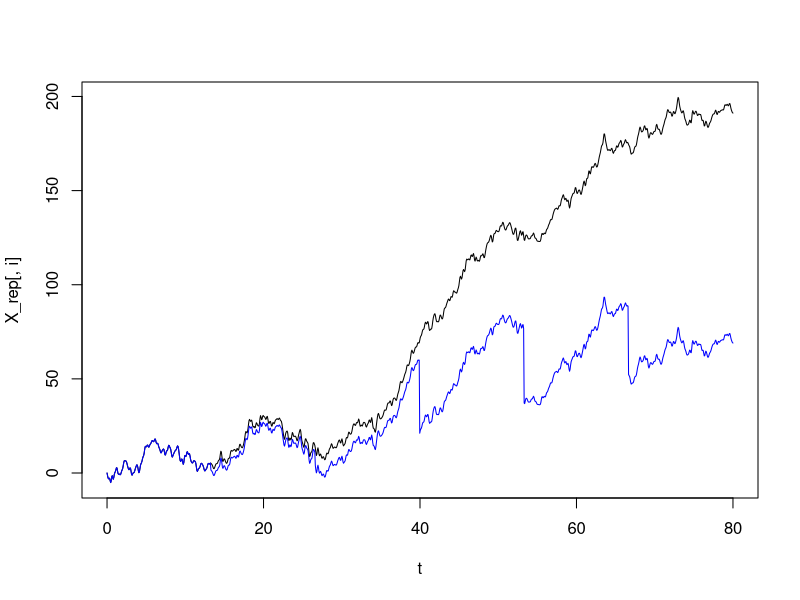
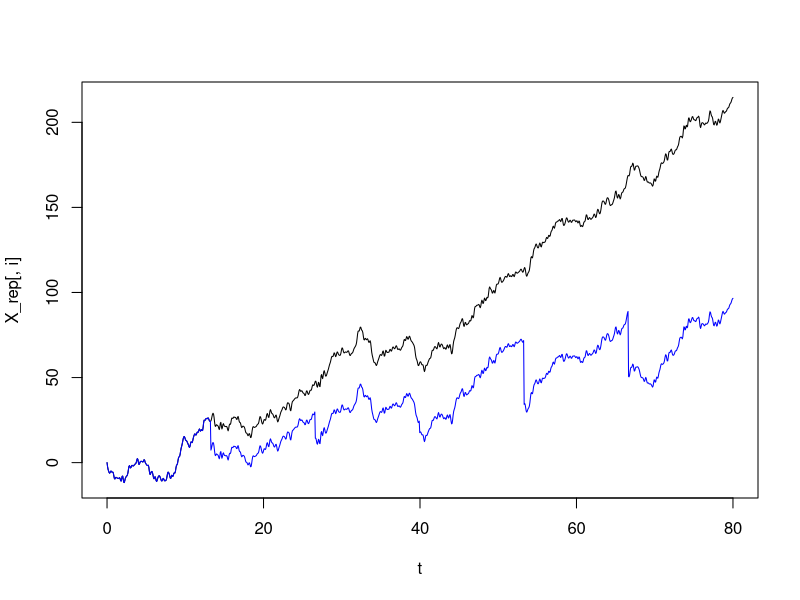
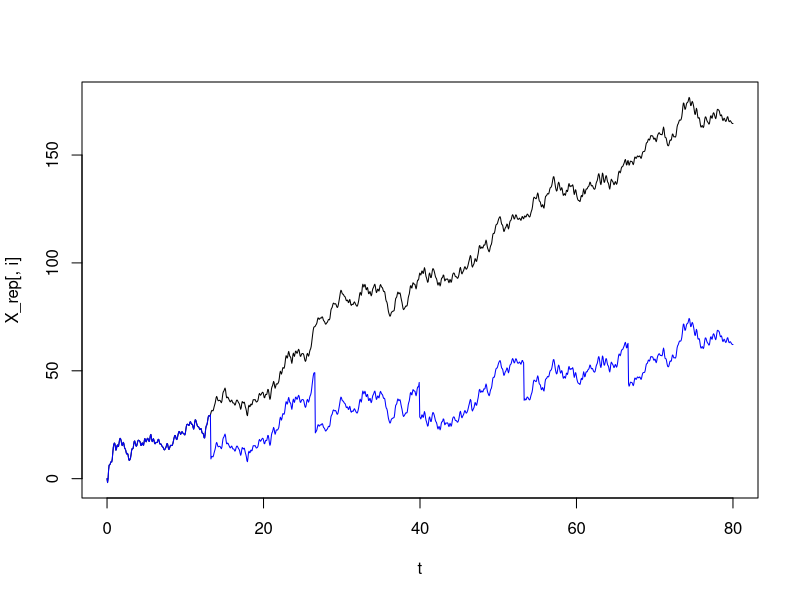
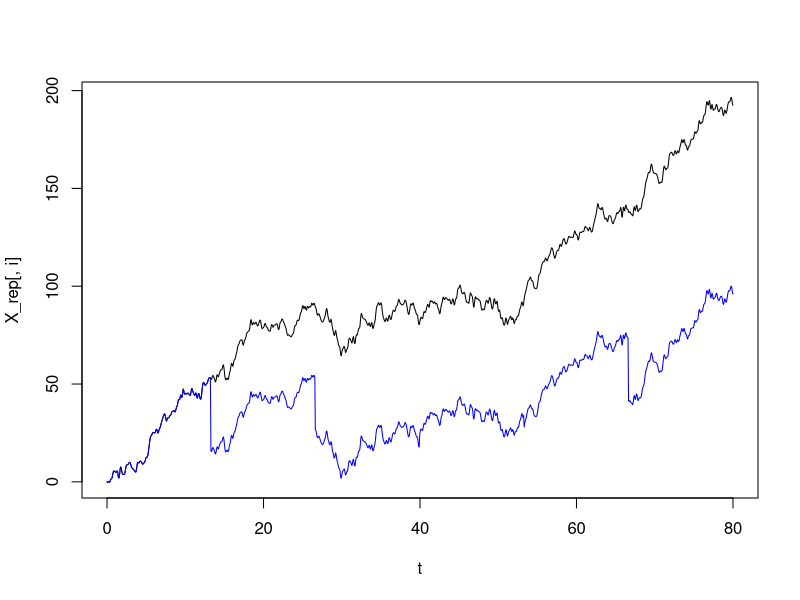
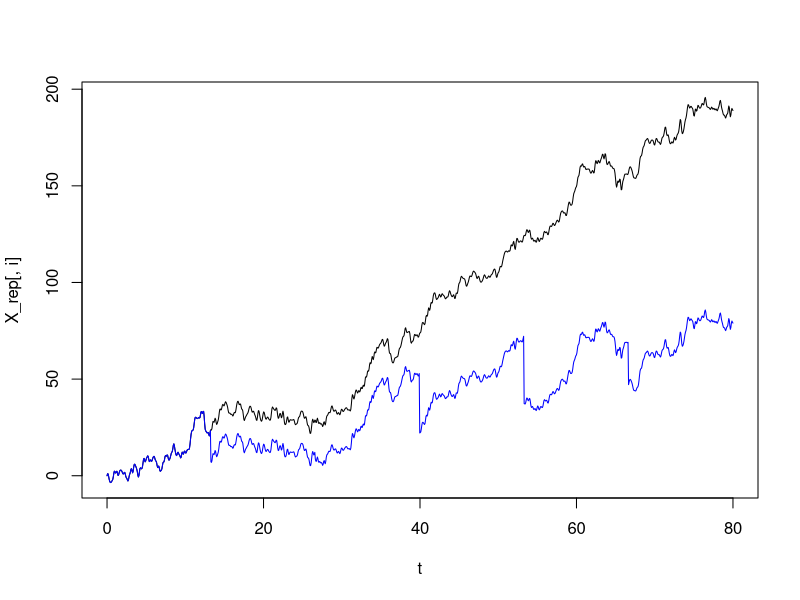
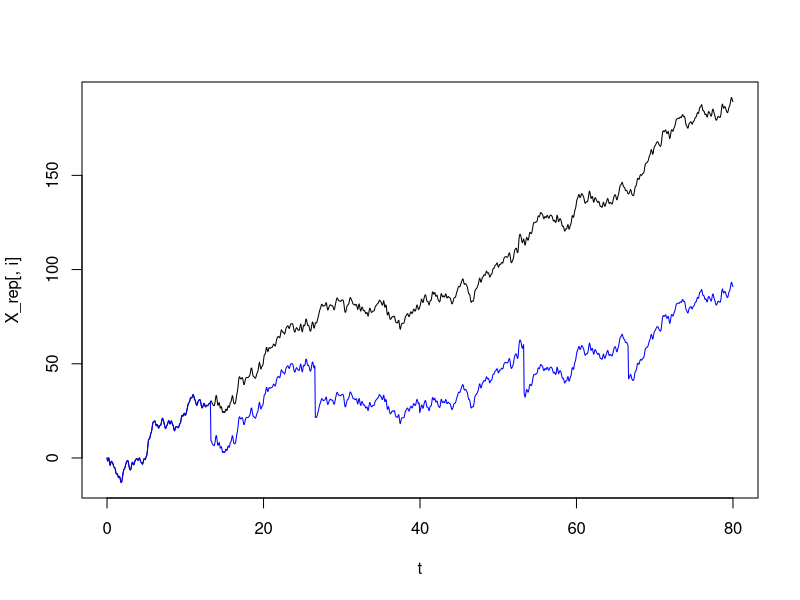
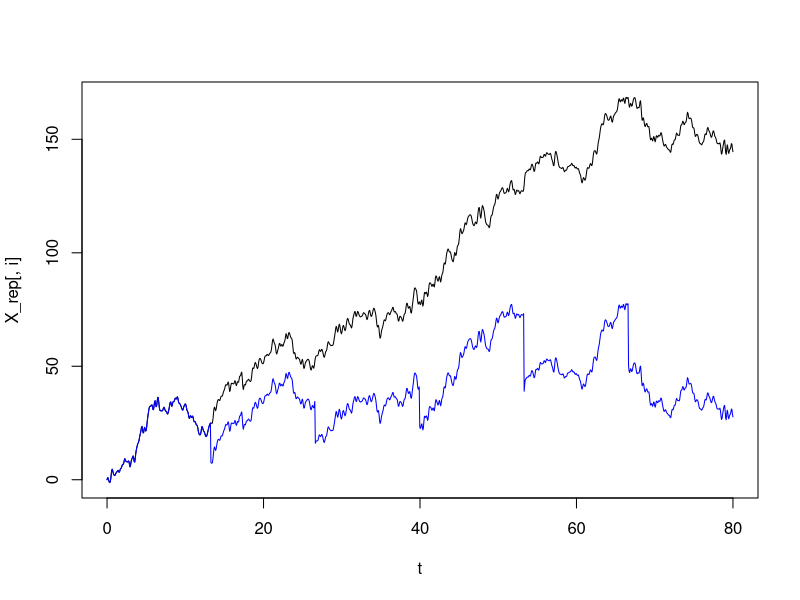
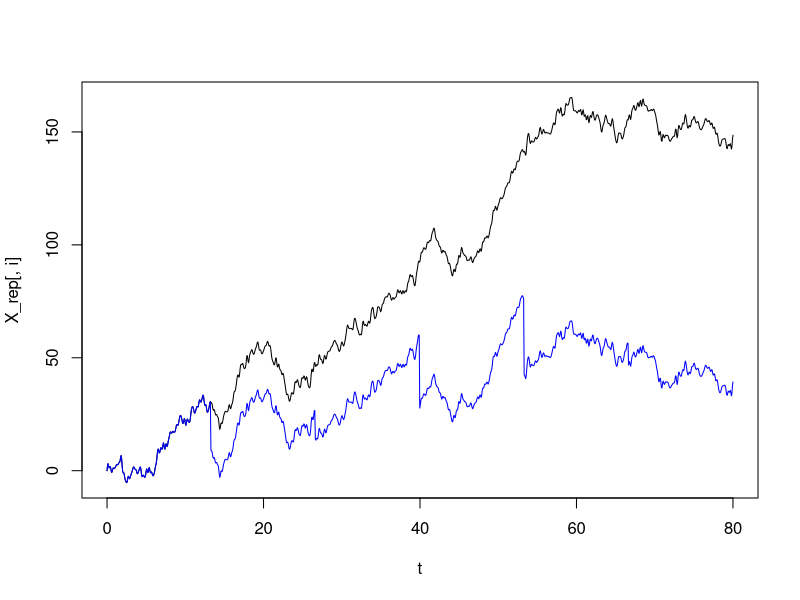

Generate these figures, in order, with R:
n = 150
mu = 2
sigma = 5
L = 1200
T = 90
N=600
h = 70
alpha = 1.2
beta <- 1.5
rho = 0.7
nbr_maint = 4
petit_delta = 3
simulateWiener = function(N, L, mu, sigma, T) {
  Z_k = rnorm(N)          # Coefficients aléatoires
  t = seq(0,T,length.out = L)
  B = rep(0,L)            # Stockage du bruit brownien approché
  for (i in 1:L){
    u = t[i]
    s <- 0
    # Décomposition de Karhunen-Loève tronquée
    for(j in 1:N){
      e_ju = sqrt(8*T)/((2*j+1)*pi)*sin(((2*j+1)*pi*u)/(2*T))
      s <- s+ Z_k[j]*e_ju
    }
    B[i] = s
  }
  
  # Processus avec dérive : X(t) = μt + σB(t)
  X = mu*t + sigma*B
  return(X)
}
X = simulateWiener(N,L,mu,sigma,T)

delta_res =X[2:L]-X[1:L-1]
mu_estimé = X[L]/(L*0.01)
sigma_est = sqrt(sum((delta_res-mu*0.01)^2)/(L*0.01))
X_rep = replicate(n,simulateWiener(N,L,mu,sigma,T))
t = seq(0,T,length.out = L)
#plot(t,X_est, type = 'l', col = "darkgreen")
liste_t = numeric(n)
for(k in 1:n){
  liste_t[k]=t[which(X_rep[,k]>=h)[1]]
}
library(statmod)

liste_t <- liste_t[!is.na(liste_t)]

dT_wiener <- function(t, h, mu, sigma) {
  out <- h / sqrt(2*pi*sigma^2 * t^3) * exp(-(h - mu*t)^2 / (2*sigma^2*t))
  out
}
dT = dT_wiener(t,h,mu_estimé,sigma_est)
T = 80
ARD_1 <- function(X,X_maintenance,rho,nbr_maint,T,L){
  nbr_maint = nbr_maint+1
  idx_maint <- floor(seq(1, L, length.out = nbr_maint + 2))
  t <- seq(0, T, length.out = L)
  t_maintenance = rep(0,nbr_maint+1)
  
  for( i in 1:(nbr_maint+1)){
    t_maintenance[i]= t[idx_maint[i]]
  }
  X_maintenance[1:(idx_maint[2]-1)] = X[1: (idx_maint[2]-1)]
  delta <- 0
  for(i in 2:(length(idx_maint)-1)){
    X_maintenance[idx_maint[i]] = (1-rho)*X[idx_maint[i]]
    delta = X[idx_maint[i]]-X_maintenance[idx_maint[i]]
    X_maintenance[(idx_maint[i]+1):(idx_maint[i+1]-1)] = X[(idx_maint[i]+1):(idx_maint[i+1]-1)]-delta
  }
  #abline(v = t_maintenance[2:(length(t_maintenance) - 1)],
  #       col = "red", lwd = 1)
  X_maintenance[L] =X[L]-delta
  #lines(t,X_maintenance, type ='l', col="blue")
  return(X_maintenance)
}
rho = 0.7
nbr_maint = 4
t = seq(0,T,length.out = L)
sim_ARD_1 <- function(X_rep){
  X_maint_rep <- matrix(0, nrow = nrow(X_rep),ncol= ncol(X_rep))
  for(i in 1:ncol(X_rep)){
    X_maint_rep[,i] = ARD_1(X_rep[,i],X_maint_rep[,i],rho,nbr_maint,T,L)
  }
  return(X_maint_rep)
}
X_maint_rep <- sim_ARD_1(X_rep)
for(i in 1:10){
  plot(t,X_rep[,i],type='l',col ="black")
  lines(t,X_maint_rep[,i],type='l',col = "blue")
}
liste_t_maint = numeric(n)
for(k in 1:n){
  liste_t_maint[k]=t[which(X_maint_rep[,k]>=h)[1]]
}
liste_t_maint <- liste_t_maint[!is.na(liste_t_maint)]
hist(liste_t_maint, prob = TRUE, breaks = 20,
     main = "Histogramme de liste_t + densité IG théorique",
     xlab = "Temps de première traversée",col = "blue")
hist(liste_t, prob = TRUE, breaks = 20,
     main = "Histogramme de liste_t + densité IG théorique",
     xlab = "Temps de première traversée")
xx <- seq(min(liste_t), max(liste_t), length.out = 200)

lines(xx, dinvgauss(xx, mean = h/mu, shape = h^2/(sigma^2)),
      col = "red", lwd = 2)
ARD_fixe <- function(X,X_maintenancefixe,petit_delta,nbr_maint,T,L){
  nbr_maint = nbr_maint+1
  idx_maint <- floor(seq(1, L, length.out = nbr_maint + 2))
  t <- seq(0, T, length.out = L)
  t_maintenance = rep(0,nbr_maint+1)
  for( i in (1:nbr_maint+1)){
    t_maintenance[i]= t[idx_maint[i]]
  }
  X_maintenancefixe[1:(idx_maint[2]-1)] = X[1: (idx_maint[2]-1)]
  for(i in 2:(length(idx_maint)-1)){
    X_maintenancefixe[idx_maint[i]:(idx_maint[i+1]-1)] = X[(idx_maint[i]):(idx_maint[i+1]-1)]-petit_delta*i
  }
  X_maintenancefixe[L] =X[L]-petit_delta*(length(idx_maint)-1)
  return(X_maintenancefixe)
}

sim_ARD_fixe<- function(X_rep){
  X_maint_rep <- matrix(0, nrow = nrow(X_rep),ncol= ncol(X_rep))
  for(i in 1:ncol(X_rep)){
    X_maint_rep[,i] = ARD_fixe(X_rep[,i],X_maint_rep[,i],petit_delta,nbr_maint,T,L)
  }
  return(X_maint_rep)
}
X_fixerep = sim_ARD_fixe(X_rep)
for(i in 1:10){
  plot(t,X_rep[,i],type='l',col ="black")
  lines(t,X_fixerep[,i],type='l',col = "green")
}
liste_t_fixe = numeric(n)
for(k in 1:n){
  liste_t_fixe[k]=t[which(X_fixerep[,k]>=h)[1]]
}
liste_t_fixe <- liste_t_fixe[!is.na(liste_t_maint)]
hist(liste_t_fixe, prob = TRUE, breaks = 20,
     main = "Histogramme de liste_t + densité IG théorique",
     xlab = "Temps de première traversée",col = "darkgreen")
hist(liste_t, prob = TRUE, breaks = 20,
     main = "Histogramme de liste_t + densité IG théorique",
     xlab = "Temps de première traversée")


drift_change <- function(X,X_drift,mu,alpha,beta,nbr_maint,T,L){
  nbr_maint = nbr_maint+1
  idx_maint <- floor(seq(1, L, length.out = nbr_maint + 1))
  t <- seq(0, T, length.out = L)
  t_maintenance = rep(0,nbr_maint+1)
  for( i in 1:(nbr_maint+1)){
    t_maintenance[i]= t[idx_maint[i]]
  }
  X_drift[1:(idx_maint[2]-1)] = X[1: (idx_maint[2]-1)]
  X = X - mu*t
  for(i in 2:(length(idx_maint)-1)){
    alpha = alpha/beta
    X = X+mu*alpha*t
    X_drift[idx_maint[i]:(idx_maint[i+1]-1)] = X[(idx_maint[i]):(idx_maint[i+1]-1)]
    X= X-mu*alpha*t
  }
  X_drift[L]=(X+mu*alpha*t)[L]
  return(X_drift)
}
sim_drift<- function(X_rep){
  X_maint_rep <- matrix(0, nrow = nrow(X_rep),ncol= ncol(X_rep))
  for(i in 1:ncol(X_rep)){
    X_maint_rep[,i] = drift_change(X_rep[,i],X_maint_rep[,i],mu,alpha,beta,nbr_maint,T,L)
  }
  return(X_maint_rep)
}
X_driftrep = sim_drift(X_rep)
for(i in 1:10){
  plot(t,X_rep[,i],type='l',col ="black")
  lines(t,X_driftrep[,i],type='l',col = "cyan")
}
liste_t_drift = numeric(n)
for(k in 1:n){
  liste_t_drift[k]=t[which(X_driftrep[,k]>=h)[1]]
}
liste_t_drift <- liste_t_drift[!is.na(liste_t_maint)]
hist(liste_t, prob = TRUE, breaks = 20,
     main = "Histogramme de liste_t",
     xlab = "Temps de première traversée")
hist(liste_t_maint, prob = TRUE, breaks = 20,
     main = "Histogramme de liste_t (ARD_1)",
     xlab = "Temps de première traversée",col = "blue")
hist(liste_t_fixe, prob = TRUE, breaks = 20,
     main = "Histogramme de liste_t (ARD_fixe)",
     xlab = "Temps de première traversée",col = "darkgreen")
hist(liste_t_drift, prob = TRUE, breaks = 20,
     main = "Histogramme de liste_t (drift)",
     xlab = "Temps de première traversée",col = "cyan")
hist(liste_t, prob = TRUE, breaks = 20,
     main = "Histogramme de liste_t + densité IG théorique",
     xlab = "Temps de première traversée")























